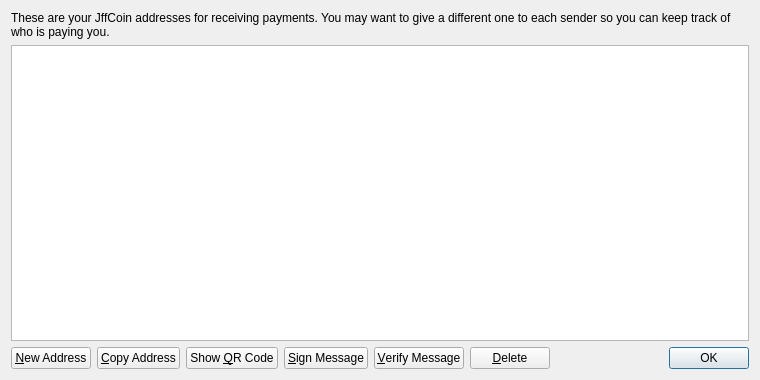
<?xml version="1.0" encoding="UTF-8"?>
<ui version="4.0">
 <class>AddressBookPage</class>
 <widget class="QWidget" name="AddressBookPage">
  <property name="geometry">
   <rect>
    <x>0</x>
    <y>0</y>
    <width>760</width>
    <height>380</height>
   </rect>
  </property>
  <property name="windowTitle">
   <string>Address Book</string>
  </property>
  <layout class="QVBoxLayout" name="verticalLayout">
   <item>
    <widget class="QLabel" name="labelExplanation">
     <property name="text">
      <string>These are your JffCoin addresses for receiving payments. You may want to give a different one to each sender so you can keep track of who is paying you.</string>
     </property>
     <property name="textFormat">
      <enum>Qt::PlainText</enum>
     </property>
     <property name="wordWrap">
      <bool>true</bool>
     </property>
    </widget>
   </item>
   <item>
    <widget class="QTableView" name="tableView">
     <property name="contextMenuPolicy">
      <enum>Qt::CustomContextMenu</enum>
     </property>
     <property name="toolTip">
      <string>Double-click to edit address or label</string>
     </property>
     <property name="tabKeyNavigation">
      <bool>false</bool>
     </property>
     <property name="alternatingRowColors">
      <bool>true</bool>
     </property>
     <property name="selectionMode">
      <enum>QAbstractItemView::SingleSelection</enum>
     </property>
     <property name="selectionBehavior">
      <enum>QAbstractItemView::SelectRows</enum>
     </property>
     <property name="sortingEnabled">
      <bool>true</bool>
     </property>
     <attribute name="verticalHeaderVisible">
      <bool>false</bool>
     </attribute>
    </widget>
   </item>
   <item>
    <layout class="QHBoxLayout" name="horizontalLayout">
     <item>
      <widget class="QPushButton" name="newAddressButton">
       <property name="toolTip">
        <string>Create a new address</string>
       </property>
       <property name="text">
        <string>&amp;New Address</string>
       </property>
       <property name="icon">
        <iconset resource="../bitcoin.qrc">
         <normaloff>:/icons/add</normaloff>:/icons/add</iconset>
       </property>
      </widget>
     </item>
     <item>
      <widget class="QPushButton" name="copyToClipboard">
       <property name="toolTip">
        <string>Copy the currently selected address to the system clipboard</string>
       </property>
       <property name="text">
        <string>&amp;Copy Address</string>
       </property>
       <property name="icon">
        <iconset resource="../bitcoin.qrc">
         <normaloff>:/icons/editcopy</normaloff>:/icons/editcopy</iconset>
       </property>
      </widget>
     </item>
     <item>
      <widget class="QPushButton" name="showQRCode">
       <property name="text">
        <string>Show &amp;QR Code</string>
       </property>
       <property name="icon">
        <iconset resource="../bitcoin.qrc">
         <normaloff>:/icons/qrcode</normaloff>:/icons/qrcode</iconset>
       </property>
      </widget>
     </item>
     <item>
      <widget class="QPushButton" name="signMessage">
       <property name="toolTip">
        <string>Sign a message to prove you own a Bitcoin address</string>
       </property>
       <property name="text">
        <string>&amp;Sign Message</string>
       </property>
       <property name="icon">
        <iconset resource="../bitcoin.qrc">
         <normaloff>:/icons/edit</normaloff>:/icons/edit</iconset>
       </property>
      </widget>
     </item>
     <item>
      <widget class="QPushButton" name="verifyMessage">
       <property name="toolTip">
        <string>Verify a message to ensure it was signed with a specified Bitcoin address</string>
       </property>
       <property name="text">
        <string>&amp;Verify Message</string>
       </property>
       <property name="icon">
        <iconset resource="../bitcoin.qrc">
         <normaloff>:/icons/transaction_0</normaloff>:/icons/transaction_0</iconset>
       </property>
      </widget>
     </item>
     <item>
      <widget class="QPushButton" name="deleteButton">
       <property name="toolTip">
        <string>Delete the currently selected address from the list. Only sending addresses can be deleted.</string>
       </property>
       <property name="text">
        <string>&amp;Delete</string>
       </property>
       <property name="icon">
        <iconset resource="../bitcoin.qrc">
         <normaloff>:/icons/remove</normaloff>:/icons/remove</iconset>
       </property>
      </widget>
     </item>
     <item>
      <spacer name="horizontalSpacer">
       <property name="orientation">
        <enum>Qt::Horizontal</enum>
       </property>
       <property name="sizeHint" stdset="0">
        <size>
         <width>40</width>
         <height>20</height>
        </size>
       </property>
      </spacer>
     </item>
     <item>
      <widget class="QDialogButtonBox" name="buttonBox">
       <property name="sizePolicy">
        <sizepolicy hsizetype="Maximum" vsizetype="Fixed">
         <horstretch>0</horstretch>
         <verstretch>0</verstretch>
        </sizepolicy>
       </property>
       <property name="standardButtons">
        <set>QDialogButtonBox::Ok</set>
       </property>
      </widget>
     </item>
    </layout>
   </item>
  </layout>
 </widget>
 <resources>
  <include location="../bitcoin.qrc"/>
 </resources>
 <connections/>
</ui>
